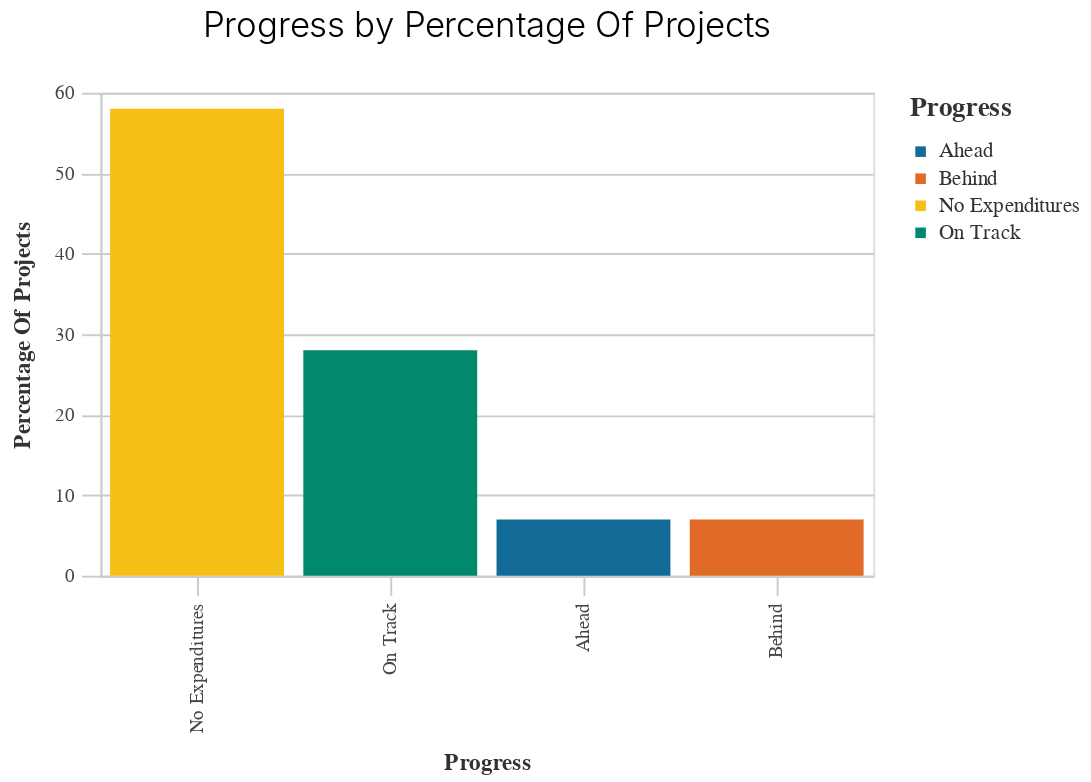

The cell this chart's notebook holds for it:
### Code cell
chart_progress = TIRCP_functions.basic_bar_chart(df1, 'Progress','Percentage_of_Projects', 'Progress') 
chart_progress

### Figure 1 — Vega-Lite specification as saved in the notebook (floating-point values rounded to 4 significant figures)
{"config": {"view": {"continuousWidth": 400, "continuousHeight": 300}, "axis": {"domainColor": "#cbcbcb", "grid": true, "gridColor": "#cbcbcb", "gridWidth": 1, "labelColor": "#474747", "labelFont": "Nunito Sans", "labelFontSize": 10, "labelPadding": 4, "tickColor": "#cbcbcb", "tickSize": 10, "titleColor": "#333", "titleFont": "Raleway", "titleFontSize": 12, "titlePadding": 10}, "axisBand": {"grid": false}, "background": "white", "font": "Raleway", "header": {"labelFont": "Nunito Sans", "titleFont": "Raleway"}, "legend": {"labelColor": "#333", "labelFont": "Nunito Sans", "labelFontSize": 11, "labelLimit": 0, "padding": 1, "symbolSize": 30, "symbolType": "square", "titleColor": "#333", "titleFont": "Raleway", "titleFontSize": 14, "titlePadding": 10}, "title": {"anchor": "middle", "font": "Raleway", "fontSize": 18, "fontWeight": 300, "offset": 20}}, "data": {"name": "data-db1b45bfb7b23631d9a6b297254ebe7b"}, "mark": "bar", "encoding": {"color": {"field": "Progress", "legend": {"title": "Progress"}, "scale": {"range": ["#136C97", "#E16B26", "#F6BF16", "#00896B", "#7790A3", "#5B559C"]}, "type": "nominal"}, "x": {"field": "Progress", "sort": "-y", "title": "Progress", "type": "nominal"}, "y": {"field": "Percentage_of_Projects", "title": "Percentage Of Projects", "type": "quantitative"}}, "height": 250, "title": "Progress by Percentage Of Projects", "width": 400, "$schema": "https://vega.github.io/schema/vega-lite/v4.17.0.json", "datasets": {"data-db1b45bfb7b23631d9a6b297254ebe7b": [{"Progress": "Ahead", "Count_of_Projects": 5, "Percentage_of_Projects": 7.0}, {"Progress": "Behind", "Count_of_Projects": 5, "Percentage_of_Projects": 7.0}, {"Progress": "No Expenditures", "Count_of_Projects": 43, "Percentage_of_Projects": 58.0}, {"Progress": "On Track", "Count_of_Projects": 21, "Percentage_of_Projects": 28.0}]}}
